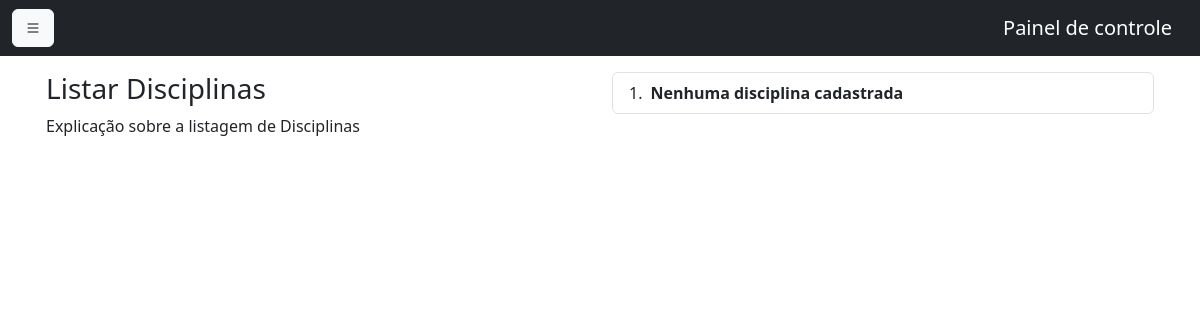
/disciplinas/list_disciplina.php, run on an earlier commit of the app's database.
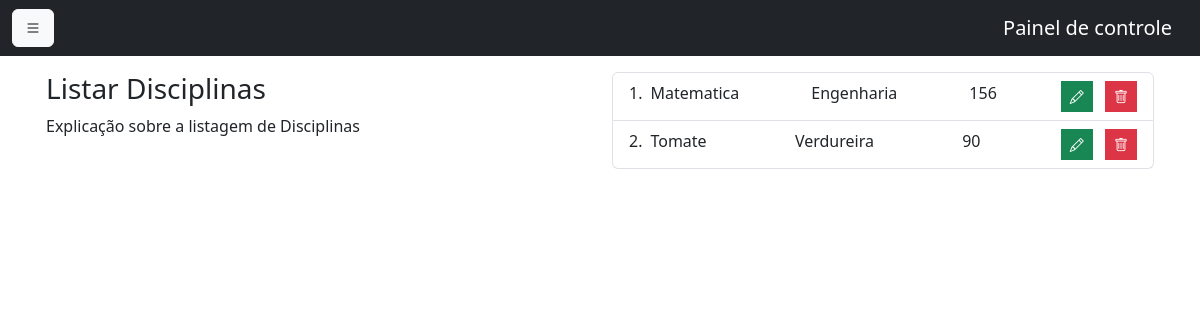
And on a later commit of the database.
### tables this page shows
CREATE TABLE `disciplinas` (
  `id` int(11) NOT NULL,
  `descricao` varchar(50) NOT NULL,
  `curso` varchar(50) NOT NULL,
  `cargaHoraria` int(11) NOT NULL
);

### disciplinas/list_disciplina.php (the view, shortened to what this page needs)
<?php
include("../header_dash.php");
include("../config/connection.php");
?>
<div class="container p-3">
    <div class="row">
        <div class="col-md-6">
            <h3>Listar Disciplinas</h3>
            <p>Explicação sobre a listagem de Disciplinas</p>
        </div>
        <div class="col-md-6">
            <ul class="list-group list-group-numbered">
                <?php
                $sql = "SELECT * FROM disciplinas";
                $resultado = $pdo->query($sql);
                if ($resultado->rowCount() > 0) :
                    $resultado = $resultado->fetchAll(PDO::FETCH_ASSOC);
                    foreach ($resultado as $disciplinas) :
                ?>
                        <li class="list-group-item d-flex justify-content-between align-items-start">
                            <div class="ms-2 me-auto">
                                <?php echo $disciplinas['descricao']; ?>
                            </div>
                            <div class="ms-2 me-auto">
                                <?php echo $disciplinas['curso']; ?>
                            </div>
                            <div class="ms-2 me-auto">
                                <?php echo $disciplinas['cargaHoraria']; ?>
                            </div>
                            <ul class="list-inline m-0">
                                <li class="list-inline-item">
                                    <a href="edit_disciplina.php?idDisc=<?php echo $disciplinas['id']; ?>" class="btn btn-success btn-sm rounded-0" type="button" data-toggle="tooltip" data-placement="top" title="Edit"><i class="bi bi-pencil"></i></a>
                                </li>
                                <li class="list-inline-item">
                                    <a href="delete_disciplina.php?idDisc=<?php echo $disciplinas['id']; ?>" class="btn btn-danger btn-sm rounded-0" type="button" data-toggle="tooltip" data-placement="top" title="Delete"><i class="bi bi-trash"></i></a>
                                </li>
                            </ul>
                        </li>
                <?php
                    endforeach;
                else :
                    echo "<li class='list-group-item d-flex justify-content-between align-items-start'>";
                    echo "<div class='ms-2 me-auto'>";
                    echo "<div class='fw-bold'>Nenhuma disciplina cadastrada</div>";
                    echo "</div>";
                    echo "</li>";
                endif;
                ?>
            </ul>
        </div>
    </div>
    <?php
    include("../footer_dash.php");

What changed in the data, as far as the page shows it:
added disciplinas: descricao "Matematica", curso "Engenharia", cargaHoraria "156"
added disciplinas: descricao "Tomate", curso "Verdureira", cargaHoraria "90"
Also different on the page:
text no longer shown: "Nenhuma disciplina cadastrada"
